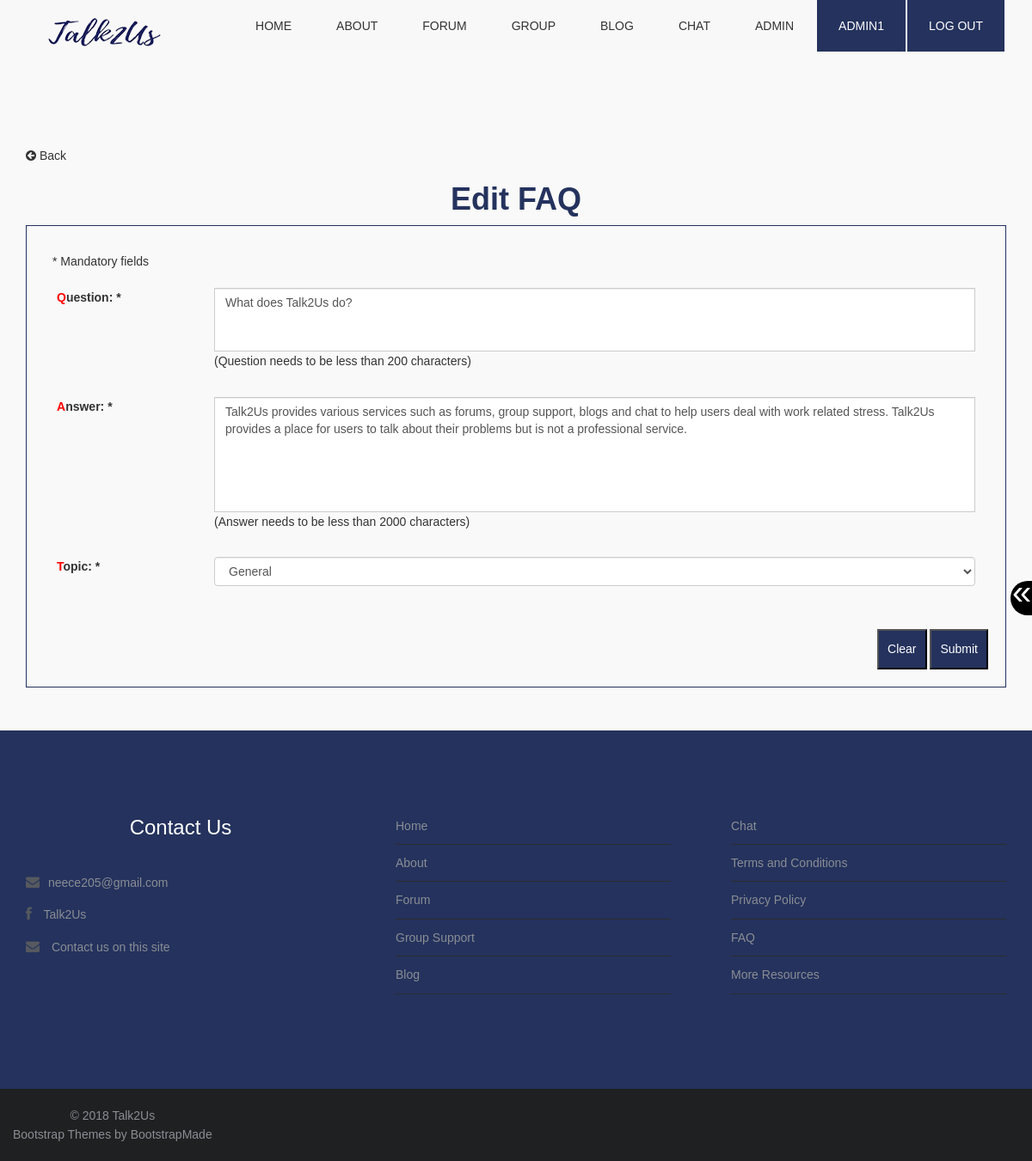
Screenshot of /editFaq.php?faqid=1 (signed in) with the database file from the repository.
### tables this page shows
CREATE TABLE `faq` (
  `faqID` int(10) NOT NULL,
  `faqTopicID` int(10) NOT NULL,
  `faqQuestion` varchar(255) NOT NULL,
  `faqAnswer` varchar(2048) NOT NULL
);

CREATE TABLE `faqtopic` (
  `topicID` int(10) NOT NULL,
  `topicname` varchar(255) NOT NULL
);

### editFaq.php (the view, shortened to what this page needs)
<?php
	require_once("function.php");
	include "database_conn.php";
	if (isset($_GET["faqid"])) {
		$faqid = $_GET["faqid"];
	}
	else {
		header("Location: manageFAQ.php");
	}
	if(isset($_SESSION['userID'])){
		$accountID = $_SESSION['role'];
	}
	$sqlCheck = "SELECT faqQuestion, faqAnswer, topicname
	FROM faq JOIN faqtopic ON (faq.faqTopicID=faqtopic.topicID)
	WHERE faqID=$faqid";
	$rsCheck = mysqli_query($conn,$sqlCheck)
	or die(mysqli_error($conn));
	echo makePageStart("Talk2Us - Edit FAQ");
	echo makeNav("");
	echo resizeButtons();
?>
<section class="box">
	<div class="container top-content">
<?php
	if (isset($_SESSION['userID'])){
		if ($accountID == "1") {
			if (mysqli_affected_rows($conn)>0) {
				$row = mysqli_fetch_row($rsCheck)
				or die(mysqli_error($conn));
				$question = $row[0];
				$answer = $row[1];
				$topicname = $row[2];
?>
		<a onclick="history.go(-1);" class="backButton"><p><i class="fa fa-arrow-circle-left fa-1x"></i> Back</p></a>
		<h1><strong>Edit FAQ</strong></h1>
		<div class="formDiv">
			<div class="formInfo">
			<p>* Mandatory fields</p>
			</div>
			<form method="post" action="EditFaqProcess.php" id="faqEditForm">
				<div class="space row">
					<div class="col-sm-2">
						<label><span class="red">Q</span>uestion: *</label>
					</div>
					<div class="col-sm-10">
						<?php
						echo "<textarea name=\"question\" rows=\"3\" id=\"question\" class=\"form-control\" placeholder=\"Question\" accesskey=\"q\" style=\"resize: none;\">$question</textarea>";
						?>
						<p class="hint">(Question needs to be less than 200 characters)</p>
					</div>
				</div>
				<div class="space row">
					<div class="col-sm-2">
						<label><span class="red">A</span>nswer: *</label>
					</div>
					<div class="col-sm-10">
						<?php
						echo "<textarea name=\"answer\" rows=\"6\" class=\"form-control\" id=\"answer\" placeholder=\"Answer\" accesskey=\"a\" style=\"resize: none;\">$answer </textarea>";
						?>
						<p class="hint">(Answer needs to be less than 2000 characters)</p>
					</div>
				</div>
				<div class="space row">
					<div class="col-sm-2">
						<label><span class="red">T</span>opic: *</label>
					</div>
					<div class="col-sm-10">
					<?php
								$sqlTop ="SELECT DISTINCT topicname
										  FROM faqtopic
										  ORDER BY topicname";
								$rsTop = mysqli_query($conn, $sqlTop)
								or die("SQL Error: ".mysqli_error($conn));
								echo "<SELECT name =\"topic\" class=\"form-control\" id =\"topic\" accesskey=\"t\">\n";
								while($row = mysqli_fetch_array($rsTop)){
									$top = $row[0];
									if ($top == $topicname) {
										echo "<option value =\"$top\" selected>$top</option>\n";
									}
									else {
										echo "<option value =\"$top\">$top</option>\n";
									}
								}
								echo "</select>";
								?>
					</div>
				</div>
				<div class="space floatRight">
					<input type="reset" class="button" id="clearEditFAQ" value="Clear">
					<input type="submit" class="button" id="submitEditFAQ" value="Submit">
				</div>
				<br class="clearRight"/>
			</form>
		</div>
<?php
			} else {
				echo noexist("FAQ");
				echo "<a href=\"manageFAQTopics.php\"><p>Return to manage FAQ topics</p></a>";
				echo "<a href=\"manageFAQ.php\"><p>Return to manage FAQ</p></a>";
				echo "<a href=\"admin.php\"><p>Return to admin page</p></a>";
			}
		} else {
			echo wronglog("Admins");
		}
	} else {
		echo nolog();
	}
?>
</div>
</section>
<?php
	echo makeFooter();
?>

### css/style.css (style rules this page uses)
body { font-family: Arial, Helvetica, sans-serif; font-size:14px; font-weight:300; line-height:1.6em; color:#333; background-color:#fff; }
h1 { text-align:center; color: #24325D; }
p { color:#333; }
a { text-decoration:none; transition: all 0.1s ease-in-out; -moz-transition: all 0.1s ease-in-out; -webkit-transition: all 0.1s ease-in-out; -o-transition: all 0.1s ease-in-out; outline: none; color:#333; }
section.box { background-color:#f9f9f9; text-align:left; padding-top:50px; padding-bottom:50px; }
textarea.form-control { border-radius:0; }
.inner-footer ul li,a { list-style:none; }
.top-content { margin-top: 120px !important; }
.red { color: red; }
.space { margin: 20px; }
textarea { vertical-align: top; }
.backButton { cursor: pointer; }
.floatRight { float: right; }
.formDiv { border: 1px solid #24325D; }
.formInfo { margin-left: 30px; margin-top: 30px; }
.button { color: #FFFFFF !important; background-color: #24325D; padding: 10px; display: inline-block; text-align: center; text-decoration: none; color: #FFFFFF !important; }
textarea { width:100%; resize: none; }

### css/overwrite.css (style rules this page uses)
select, textarea, input[type="text"], input[type="password"], input[type="datetime"], input[type="datetime-local"], input[type="date"], input[type="month"], input[type="time"], input[type="week"], input[type="number"], input[type="email"], input[type="url"], input[type="search"], input[type="tel"], input[type="color"], .uneditable-input { -webkit-border-radius: 0; -moz-border-radius: 0; border-radius: 0; }

### rows the page displays
faq: question "What does Talk2Us do?", answer "Talk2Us provides various services such as forums, group support, blogs and chat to help users deal with work related stress. Talk2Us provides a place for users to talk about their problems but is not a professional service."
faqtopic: topic "General"

### other values shown
$_SESSION['username'] "ADMIN1"
